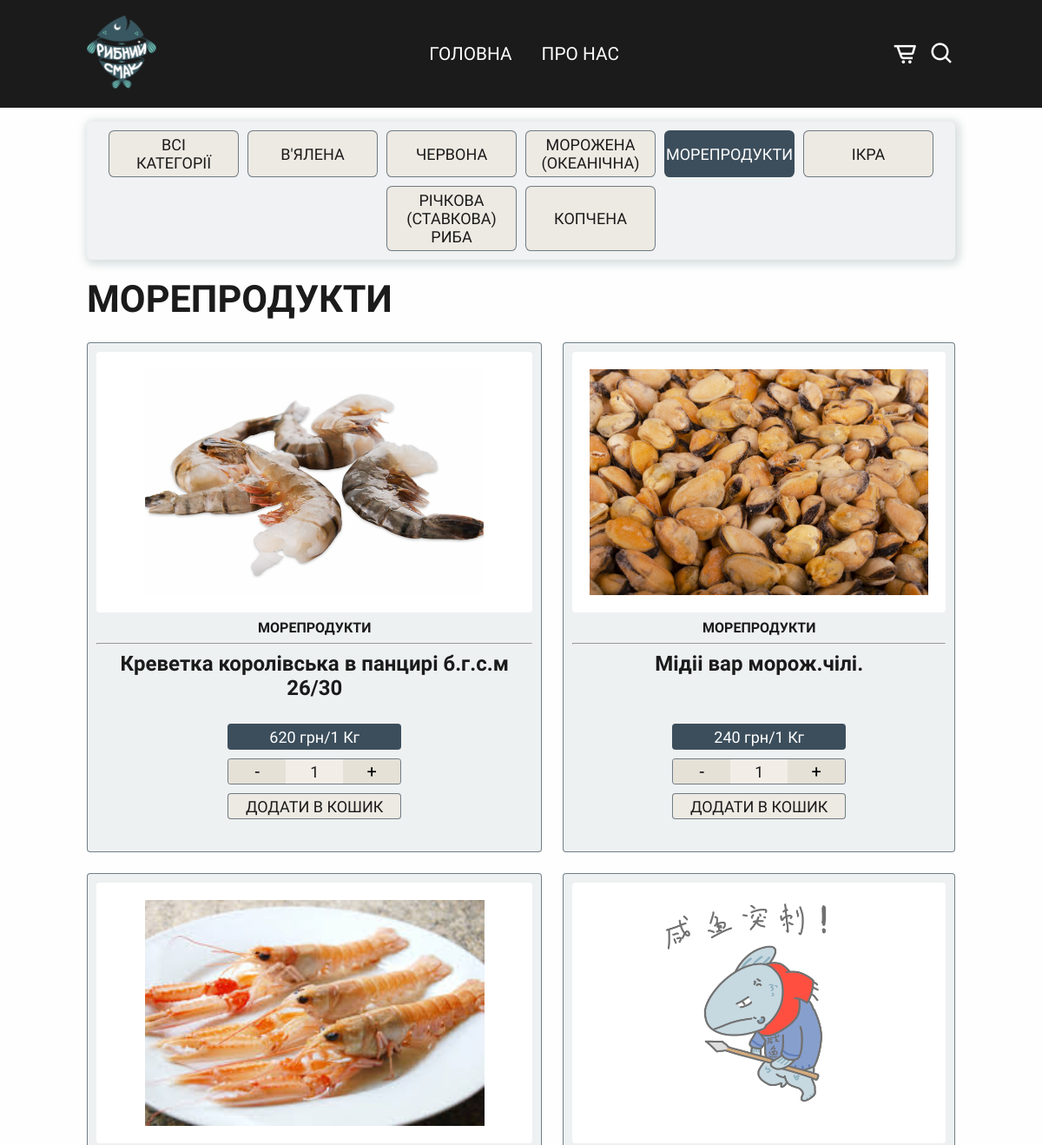
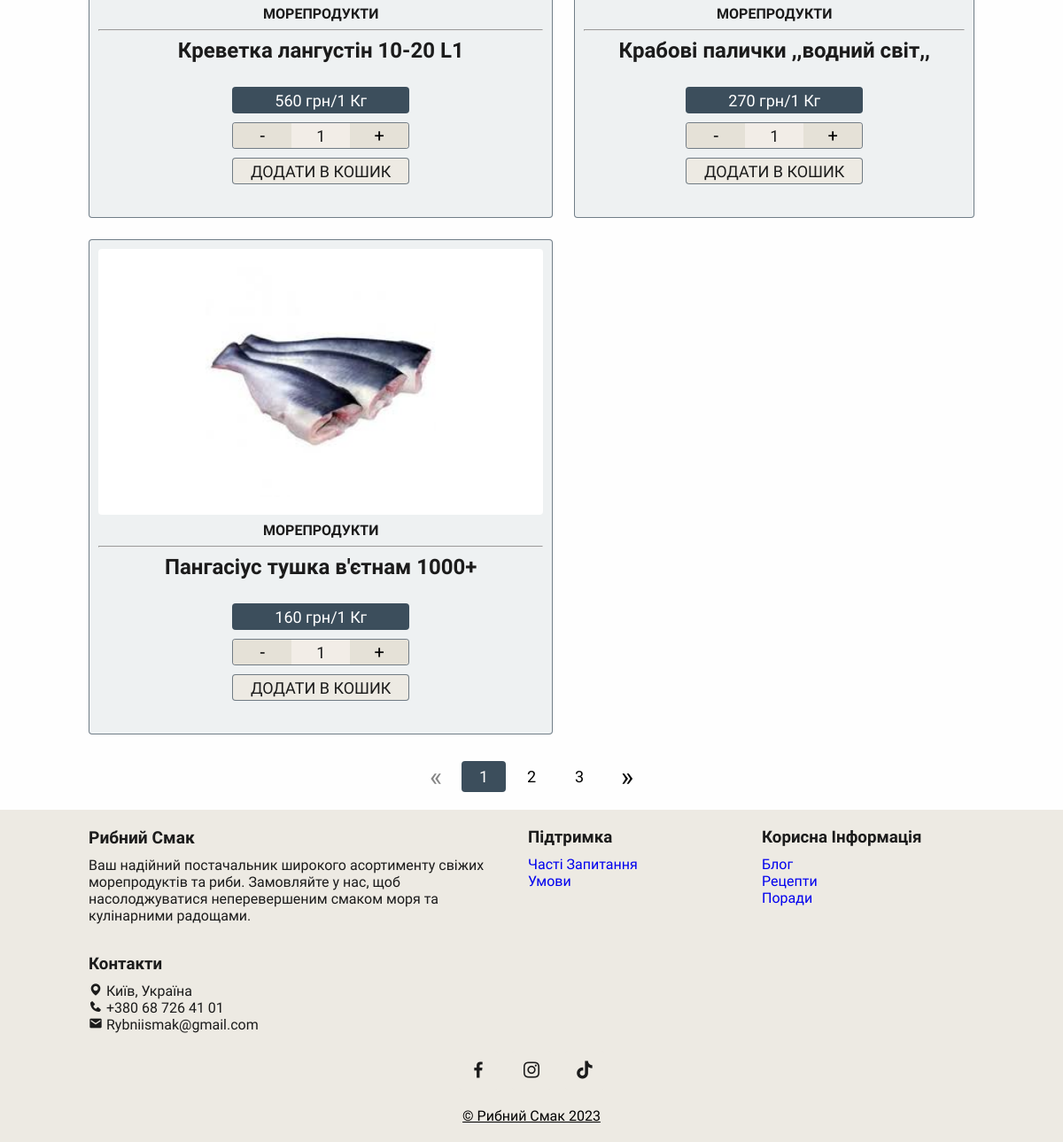
The page /products/moreprodukti on the database its author committed (2 pictures, top to bottom).
### store/models.py (models this page shows, shortened)
class Category(models.Model):
    name = models.CharField(max_length=150, verbose_name='Заголовок')
    slug = models.SlugField(unique=True, verbose_name='Слаг')
    image = models.ImageField(upload_to='categories/', verbose_name='Зображення')
    is_published = models.BooleanField(default=True, verbose_name='На сайті')
    dt_update = models.DateTimeField(auto_now=True, verbose_name='Змінено')
    alt = models.CharField(max_length=150, default='fish store', verbose_name='alt tag')
    def __str__(self):
        return self.name
    def get_absolute_url(self):
        return reverse('store:products', args=(self.slug,))
    class Meta:
        verbose_name = 'категорію'
        verbose_name_plural = 'Категорії'
        ordering = ['dt_update', 'id']

class Product(models.Model):
    MEASURES = [
        ('1 Кг', '1 Кг'),
        ('100 грам', '100 грам'),
        ('1 Шт', '1 Шт'),
    ]
    name = models.CharField(max_length=250, verbose_name='Заголовок')
    description = models.TextField(verbose_name='Опис')
    image = models.ImageField(upload_to='products/', blank=True, verbose_name='Зображення')
    dt_create = models.DateTimeField(auto_now_add=True, verbose_name='Створено')
    dt_update = models.DateTimeField(auto_now=True, verbose_name='Змінено')
    price = models.DecimalField(max_digits=8, decimal_places=2, verbose_name='Ціна')
    measure = models.CharField(max_length=10, choices=MEASURES, verbose_name='Вимір')
    is_published = models.BooleanField(default=True, verbose_name='На сайті')
    alt = models.CharField(max_length=150, default='fish store', verbose_name='alt tag')
    category = models.ForeignKey(to=Category, on_delete=models.PROTECT, verbose_name='Категорія')
    class Meta:
        verbose_name = 'товар'
        verbose_name_plural = 'Товари'
        ordering = ['-dt_update', ]

### store/views.py (the view, shortened to what this page needs)
# urls.py: path('products/<slug:slug>', ProductsView.as_view(), name='products'),
class ProductsView(SingleObjectMixin, ListView):
    template_name = 'products.html'
    cats = Category.objects.filter(is_published=True)
    paginate_by = 5
    def get(self, request, *args, **kwargs):
        try:
            self.object = self.get_object(self.cats)
        except Http404:
            self.object = None
        return super().get(request, *args, **kwargs)
    def get_queryset(self):
        if self.object:
            return self.object.product_set.filter(is_published=True)
    def get_context_data(self, **kwargs):
        context = {
            "title": self.object.name if self.object else "Асортимент",
            "cats": self.cats,
        }
        return super().get_context_data(**kwargs, **context)

### store/templates/products.html (shortened to what this page needs)
{% extends "base.html" %}
{% load static %}
{% block menu %}
    <ul class="navbar animation-item">
        <li><a class="scroll-link" href="{% url 'store:index' %}#home">Головна</a></li>
        <li><a class="scroll-link" href="{% url 'store:index' %}#about">Про Нас</a></li>
    </ul>
{% endblock %}
{% block content %}
    <div class="categories-selector animation-item">
        <div class="categories-box">
            <div class="category-buttons">
                <a href="{% url 'store:products' 'all' %}"
                   class="category-button{% if not category %} chosen{% endif %}">Всі категорії</a>
                {% for cat in cats %}
                    <a href="{{ cat.get_absolute_url }}"
                       class="category-button{% if cat == category %} chosen{% endif %}">{{ cat.name }}</a>
                {% endfor %}
            </div>
        </div>
    </div>
    <section class="products" id="products">
        <div class="heading">
            {% if category %}
                <h2>{{ category.name }}</h2>
            {% elif request.GET.search %}
                <h2>Результати пошуку</h2>
            {% else %}
                <h2>Всі категорії</h2>
            {% endif %}
        </div>
        {% if object_list %}
        <div class="products-container">
            {% for product in object_list %}
                <div class="box" data-id="{{ product.id }}">
                    <img class="fish-image" data-description="{{ product.description }}"
                         src="{% if product.image %} {{ product.image.url }} {% else %} {% static 'img/ryb1.png' %} {% endif %}"
                         alt="{{ product.alt }}">
                    <h4>{{ product.category }}</h4>
                    <hr>
                    <h3 class="item-title">{{ product.name }}</h3>
                    <br>
                    <div class="content">
                        <span class="price-weight">{{ product.price|floatformat:"-2" }} грн/{{ product.measure }}</span>
                        <div class="counter">
                            <button class="counter_control" data-action="minus">-</button>
                            <div class="counter_amount" data-counter>1</div>
                            <button class="counter_control" data-action="plus">+</button>
                        </div>
                        <div class="cart-button-container">
                            <div data-cart>
                                <button data-cart class="add-cart-button">Додати в кошик</button>
                            </div>
                        </div>
                    </div>
                    <br>
                </div>
            {% endfor %}
        </div>
        {% else %}
            <div>Товарів не знайдено</div>
        {% endif %}
    </section>
    {% if page_obj.has_other_pages %}
        <div class="pagination-wrapper">
            <div class="pagination">
                {% if page_obj.has_previous %}
                    <a href="?{% if request.GET.search %}search={{ request.GET.search }}&{% endif %}page={{ page_obj.previous_page_number }}"
                       class="large-text tooltip-last"
                       data-tooltip="Попередня сторінка">&laquo;</a>
                {% else %}
                    <a href="" class="large-text tooltip disabled"
                       data-tooltip="Попередня сторінка">&laquo;</a>
                {% endif %}
                {% if page_obj.number == 1 %}
                    <a href="" class="active tooltip" data-tooltip="Поточна сторінка">1</a>
                {% else %}
                    <a href="?{% if request.GET.search %}search={{ request.GET.search }}&{% endif %}page=1" class="tooltip">1</a>
                {% endif %}
                {% for p in paginator.page_range %}
                    {% if p > 1 and p < paginator.num_pages %}
                        {% if p == page_obj.number %}
                            <a href="" class="active tooltip" data-tooltip="Поточна сторінка">{{ p }}</a>
                        {% elif p > page_obj.number|add:-2 and p < page_obj.number|add:2 %}
                            <a href="?{% if request.GET.search %}search={{ request.GET.search }}&{% endif %}page={{ p }}"
                               class="tooltip">{{ p }}</a>
                        {% endif %}
                    {% endif %}
                {% endfor %}
                {% if page_obj.number == paginator.num_pages %}
                    <a href="#" class="active tooltip" data-tooltip="Поточна сторінка">{{ paginator.num_pages }}</a>
                {% else %}
                    <a href="?{% if request.GET.search %}search={{ request.GET.search }}&{% endif %}page={{ paginator.num_pages }}"
                       class="tooltip">{{ paginator.num_pages }}</a>
                {% endif %}
                {% if page_obj.has_next %}
                    <a href="?{% if request.GET.search %}search={{ request.GET.search }}&{% endif %}page={{ page_obj.next_page_number }}"
                       class="large-text tooltip-last"
                       data-tooltip="Наступна сторінка">&raquo;</a>
                {% else %}
                    <a href="" class="large-text tooltip disabled"
                       data-tooltip="Наступна сторінка">&raquo;</a>
                {% endif %}
            </div>
        </div>
    {% endif %}
{% endblock %}

### rows shown on the page
Category: name "В'ЯЛЕНА"
Category: name "ЧЕРВОНА"
Category: name "МОРОЖЕНА (ОКЕАНІЧНА)"
Category: name "МОРЕПРОДУКТИ"
Category: name "ІКРА"
Category: name "РІЧКОВА (СТАВКОВА) РИБА"
Category: name "КОПЧЕНА"
Product: image (picture), category "МОРЕПРОДУКТИ", name "Креветка королівська в панцирі б.г.с.м 26/30", price "620", measure "1 Кг"
Product: shows a picture, category "МОРЕПРОДУКТИ", name "Мідіі вар морож.чілі.", price "240", measure "1 Кг"
Product: image (picture), category "МОРЕПРОДУКТИ", name "Креветка лангустін 10-20 L1", price "560", measure "1 Кг"
Product: shows a picture, category "МОРЕПРОДУКТИ", name "Крабові палички ,,водний світ,,", price "270", measure "1 Кг"
Product: image (picture), category "МОРЕПРОДУКТИ", name "Пангасіус тушка в'єтнам 1000+", price "160", measure "1 Кг"

### other values the page prints
{{ p }} "2"
{{ paginator.num_pages }} "3"
